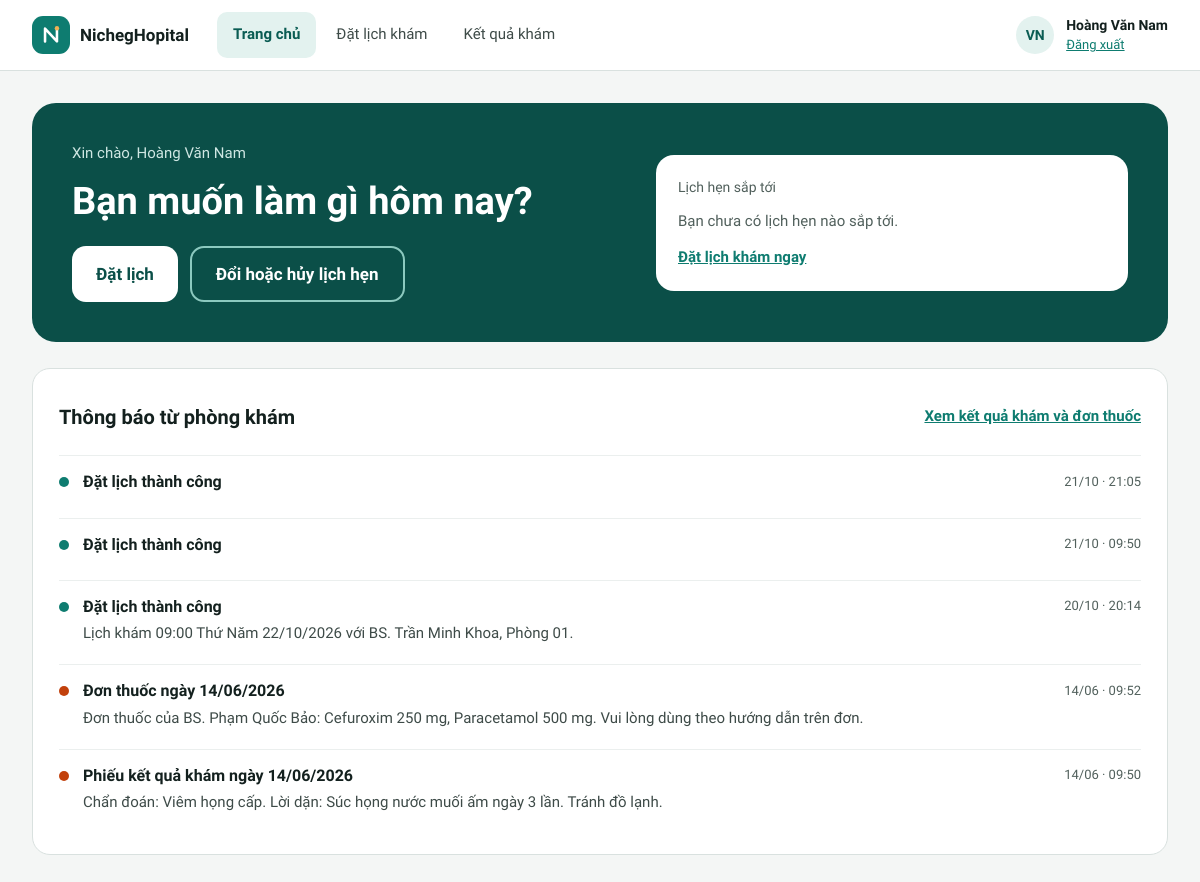
Page /benh-nhan/trang-chu.php (signed in) on the committed database.
### tables this page shows
CREATE TABLE thong_bao (
  id           INT UNSIGNED AUTO_INCREMENT PRIMARY KEY,
  benh_nhan_id INT UNSIGNED NOT NULL,
  loai         ENUM('dat_lich', 'doi_lich', 'huy_lich', 'ket_qua', 'don_thuoc') NOT NULL,
  tieu_de      VARCHAR(150) NOT NULL,
  noi_dung     VARCHAR(500) NOT NULL,
  tao_luc      DATETIME NOT NULL DEFAULT CURRENT_TIMESTAMP,
  INDEX idx_tb_benh_nhan (benh_nhan_id, tao_luc),
  CONSTRAINT fk_tb_benh_nhan FOREIGN KEY (benh_nhan_id) REFERENCES benh_nhan (id)
);

### includes/xac-thuc.php (called while the page is built, shortened)
<?php
function nguoi_dung(): ?array
{
    return $_SESSION['nguoi_dung'] ?? null;
}
function yeu_cau_vai_tro(string $vai_tro): array
{
    $nguoi_dung = nguoi_dung();
    return $nguoi_dung;
}

### includes/tien-ich.php (called while the page is built, shortened)
<?php
function e(mixed $gia_tri): string
{
    return htmlspecialchars((string) ($gia_tri ?? ''), ENT_QUOTES, 'UTF-8');
}
function duong_dan_goc(): string
{
    static $goc = null;
    if ($goc === null) {
        $thu_muc_public = str_replace('\\', '/', (string) realpath(__DIR__ . '/../public'));
        $goc_web = rtrim(str_replace('\\', '/', (string) realpath($_SERVER['DOCUMENT_ROOT'] ?? '')), '/');
        $goc = '';
        if ($goc_web !== '' && str_starts_with($thu_muc_public . '/', $goc_web . '/')) {
            $phan = trim(substr($thu_muc_public, strlen($goc_web)), '/');
            $goc = $phan === '' ? '' : '/' . implode('/', array_map('rawurlencode', explode('/', $phan)));
        }
    }
    return $goc;
}
function url(string $trang, array $tham_so = []): string
{
    $tham_so = array_filter($tham_so, fn($v) => $v !== null && $v !== '');
    $chuoi = $tham_so ? '?' . http_build_query($tham_so, '', '&', PHP_QUERY_RFC3986) : '';
    return duong_dan_goc() . '/' . ltrim($trang, '/') . $chuoi;
}
function bay_gio(): string
{
    return date('Y-m-d H:i:s');
}

### includes/csdl.php (called while the page is built, shortened)
<?php
function csdl(): PDO
{
    static $pdo = null;
    if ($pdo === null) {
        $dsn = sprintf('mysql:host=%s;port=%d;dbname=%s;charset=utf8mb4', CSDL_MAY_CHU, CSDL_CONG, CSDL_TEN);
        try {
            $pdo = new PDO($dsn, CSDL_NGUOI_DUNG, CSDL_MAT_KHAU, [
                PDO::ATTR_ERRMODE => PDO::ERRMODE_EXCEPTION,
                PDO::ATTR_DEFAULT_FETCH_MODE => PDO::FETCH_ASSOC,
                PDO::ATTR_EMULATE_PREPARES => false,
            ]);
            $pdo->exec("SET time_zone = '+07:00'");
        } catch (PDOException $loi) {
            http_response_code(500);
            exit('Không kết nối được cơ sở dữ liệu. Hãy kiểm tra MySQL đã chạy và đã chạy lệnh "php database/cai-dat.php" (xem README.md). Chi tiết: '
                . htmlspecialchars($loi->getMessage()));
        }
    }
    return $pdo;
}
function truy_van(string $sql, array $tham_so = []): PDOStatement
{
    $lenh = csdl()->prepare($sql);
    $lenh->execute($tham_so);
    return $lenh;
}
function mot_dong(string $sql, array $tham_so = []): ?array
{
    $dong = truy_van($sql, $tham_so)->fetch();
    return $dong === false ? null : $dong;
}
function nhieu_dong(string $sql, array $tham_so = []): array
{
    return truy_van($sql, $tham_so)->fetchAll();
}

### public/benh-nhan/trang-chu.php (the view, shortened to what this page needs)
<?php
$nguoi_dung = yeu_cau_vai_tro('BN');
$benh_nhan_id = $nguoi_dung['benh_nhan_id'];
$sap_toi = mot_dong(
    "SELECT lh.ngay, lh.gio, bs.ho_ten AS bac_si, bs.chuyen_khoa, bs.phong
     FROM lich_hen lh JOIN bac_si bs ON bs.id = lh.bac_si_id
     WHERE lh.benh_nhan_id = ? AND lh.trang_thai = 'da_dat' AND TIMESTAMP(lh.ngay, lh.gio) > ?
     ORDER BY lh.ngay, lh.gio LIMIT 1",
    [$benh_nhan_id, bay_gio()]
);
$thong_bao = nhieu_dong('SELECT * FROM thong_bao WHERE benh_nhan_id = ? ORDER BY tao_luc DESC, id DESC LIMIT 8', [$benh_nhan_id]);
$mau_cham = ['ket_qua' => 'cam', 'don_thuoc' => 'cam', 'dat_lich' => 'xanh', 'doi_lich' => 'xanh', 'huy_lich' => 'xam'];
?>
<main class="pg w1200">
  <section class="hero">
    <div class="hero-txt">
      <span class="hi">Xin chào, <?= e($nguoi_dung['ho_ten']) ?></span>
      <h1>Bạn muốn làm gì hôm nay?</h1>
      <div class="row" style="margin-top:8px">
        <a class="cta light" href="<?= e(url('benh-nhan/chon-bac-si.php')) ?>">Đặt lịch</a>
        <a class="cta ghost" href="<?= e(url('benh-nhan/lich-hen.php')) ?>">Đổi hoặc hủy lịch hẹn</a>
      </div>
    </div>
    <div class="next-card">
      <div class="row between" style="gap:8px">
        <span class="muted" style="font-size:14px;font-weight:500">Lịch hẹn sắp tới</span>
      </div>
      <?php if ($sap_toi): ?>
        <div class="row" style="gap:16px;flex-wrap:nowrap">
          <?= o_ngay($sap_toi['ngay']) ?>
          <div class="stack" style="gap:3px">
            <strong style="font-size:22px;font-weight:600"><?= e(gio_ngan($sap_toi['gio'])) ?></strong>
            <span style="font-size:15px"><?= e(ten_bac_si($sap_toi['bac_si'])) ?></span>
            <span class="muted" style="font-size:14px"><?= e($sap_toi['chuyen_khoa']) ?> · <?= e($sap_toi['phong']) ?></span>
          </div>
        </div>
        <a href="<?= e(url('benh-nhan/lich-hen.php')) ?>" style="font-size:15px;font-weight:600">Xem tất cả lịch hẹn</a>
      <?php else: ?>
        <p class="muted" style="font-size:15px">Bạn chưa có lịch hẹn nào sắp tới.</p>
        <a href="<?= e(url('benh-nhan/chon-bac-si.php')) ?>" style="font-size:15px;font-weight:600">Đặt lịch khám ngay</a>
      <?php endif; ?>
    </div>
  </section>
  <section class="card p26 stack g6">
    <div class="row between" style="margin-bottom:10px">
      <h2 style="font-size:20px">Thông báo từ phòng khám</h2>
      <a href="<?= e(url('benh-nhan/ket-qua.php')) ?>" style="font-size:15px;font-weight:600;min-height:44px;display:inline-flex;align-items:center">Xem kết quả khám và đơn thuốc</a>
    </div>
    <?php foreach ($thong_bao as $tb): ?>
      <article class="note">
        <span class="dot <?= e($mau_cham[$tb['loai']] ?? '') ?>"></span>
        <div class="stack g4 grow">
          <div class="row between" style="gap:8px">
            <strong style="font-size:16px;font-weight:600"><?= e($tb['tieu_de']) ?></strong>
            <span class="muted" style="font-size:13px"><?= e(date('d/m · H:i', strtotime($tb['tao_luc']))) ?></span>
          </div>
          <span style="font-size:15px;color:#3E4B48;line-height:1.5"><?= e($tb['noi_dung']) ?></span>
        </div>
      </article>
    <?php endforeach; ?>
  </section>
</main>

### public/assets/app.css (style rules this page uses)
:root { --nen: #F4F6F5; --chu: #13201E; --chinh: #0E7C70; --chinh-dam: #0A5C53; --dam: #0B4F48; --nhat: #E3F2EF; --vien: #D9E1DF; --vien-o: #C9D3D0; --phu: #51605C; --nhan: #2F3B38; --ke: #EBEFEE; }
* { box-sizing: border-box; }
html { -webkit-text-size-adjust: 100%; scroll-padding-top: 88px; }
body { margin: 0; min-height: 100vh; background: var(--nen); color: var(--chu); font-family: 'Lexend', system-ui, sans-serif; font-size: 15px; line-height: 1.45; }
a { color: var(--chinh); }
h1, h2, h3, p { margin: 0; }
h1, h2, h3 { font-weight: 600; }
.muted { color: var(--phu); }
.stack { display: flex; flex-direction: column; }
.g4 { gap: 4px; }
.g6 { gap: 6px; }
.row { display: flex; flex-wrap: wrap; align-items: center; gap: 12px; }
.between { justify-content: space-between; }
.grow { flex: 1 1 auto; min-width: 0; }
.pg { max-width: 1440px; margin: 0 auto; padding: 28px 32px 48px; display: flex; flex-direction: column; gap: 24px; }
.bn .pg { padding: 32px 32px 56px; gap: 26px; }
.pg.w1200 { max-width: 1200px; }
.card { background: #FFFFFF; border: 1px solid var(--vien); border-radius: 16px; }
.bn .card { border-radius: 18px; }
.p26 { padding: 26px; }
.card h2 { font-size: 19px; }
.hero { background: var(--dam); color: #FFFFFF; border-radius: 24px; padding: 40px; display: flex; flex-wrap: wrap; align-items: center; gap: 32px; }
.hero-txt { flex: 1 1 420px; display: flex; flex-direction: column; gap: 14px; }
.hero-txt .hi { font-size: 15px; color: #CFE7E3; }
.hero h1 { font-size: 38px; line-height: 1.2; text-wrap: balance; }
.cta { min-height: 56px; padding: 0 24px; border-radius: 14px; font-size: 17px; font-weight: 600; display: inline-flex; align-items: center; justify-content: center; gap: 10px; text-decoration: none; }
.cta.light { background: #FFFFFF; color: var(--dam); }
.cta.ghost { border: 2px solid #8CC9BF; color: #FFFFFF; }
.next-card { flex: 1 1 340px; background: #FFFFFF; color: var(--chu); border-radius: 18px; padding: 22px; display: flex; flex-direction: column; gap: 14px; }
.note { display: flex; gap: 14px; padding: 14px 0; border-top: 1px solid var(--ke); }
.note .dot { width: 10px; height: 10px; flex: 0 0 10px; border-radius: 50%; margin-top: 7px; background: #93A09C; }
.note .dot.cam { background: #C2410C; }
.note .dot.xanh { background: var(--chinh); }

### rows in the picture
thong_bao: tieu_de "Đặt lịch thành công", tao_luc "21/10 · 21:05"
thong_bao: tieu_de "Đặt lịch thành công", tao_luc "21/10 · 09:50"
thong_bao: tieu_de "Đặt lịch thành công", tao_luc "20/10 · 20:14", noi_dung "Lịch khám 09:00 Thứ Năm 22/10/2026 với BS. Trần Minh Khoa, Phòng 01."
thong_bao: tieu_de "Đơn thuốc ngày 14/06/2026", tao_luc "14/06 · 09:52", noi_dung "Đơn thuốc của BS. Phạm Quốc Bảo: Cefuroxim 250 mg, Paracetamol 500 mg. Vui lòng dùng theo hướng dẫn trên đơn."
thong_bao: tieu_de "Phiếu kết quả khám ngày 14/06/2026", tao_luc "14/06 · 09:50", noi_dung "Chẩn đoán: Viêm họng cấp. Lời dặn: Súc họng nước muối ấm ngày 3 lần. Tránh đồ lạnh."

### other values in the picture
TEN_PHONG_KHAM "NichegHopital"
$nhan "Trang chủ"
$nhan "Đặt lịch khám"
$nhan "Kết quả khám"
chu_cai_dau($nguoi_dung['ho_ten']) "VN"
$nguoi_dung['ho_ten'] "Hoàng Văn Nam"
